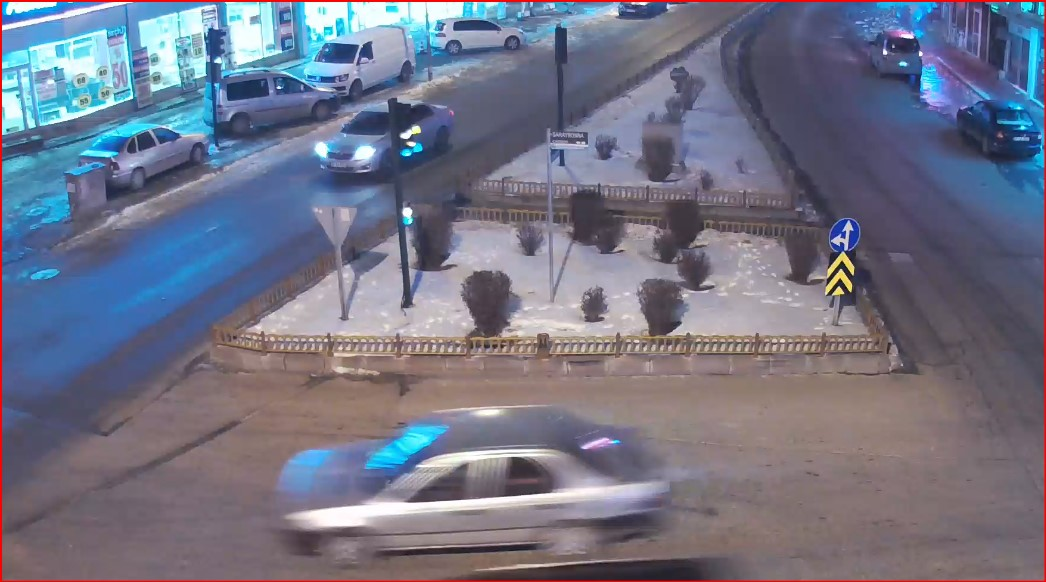
#> input picture Keskinlestirme.jpg, 1046 x 582 px
$ python DonusumTranslate.py --image Keskinlestirme.jpg
#> lines starting #> are read from the running program, lines starting #| are printed output that depends on the picture
import numpy as np
import imutils
import cv2
import argparse

ap = argparse.ArgumentParser()
ap.add_argument("-i", "--image", required = True, help = "image yolu")
args = vars(ap.parse_args())

res = cv2.imread(args["image"])
#> res is the input picture: shape (582, 1046, 3); mean B, G, R 133.6, 115.6, 113.5
cv2.imshow("Orijinal Resim", res)

def Otele(res,tx,ty):
#> called with tx = 100, ty = -50
    M = np.float32([[1,0,tx],[0,1,ty]])
    otele = cv2.warpAffine(res,M,(res.shape[1],res.shape[0]))
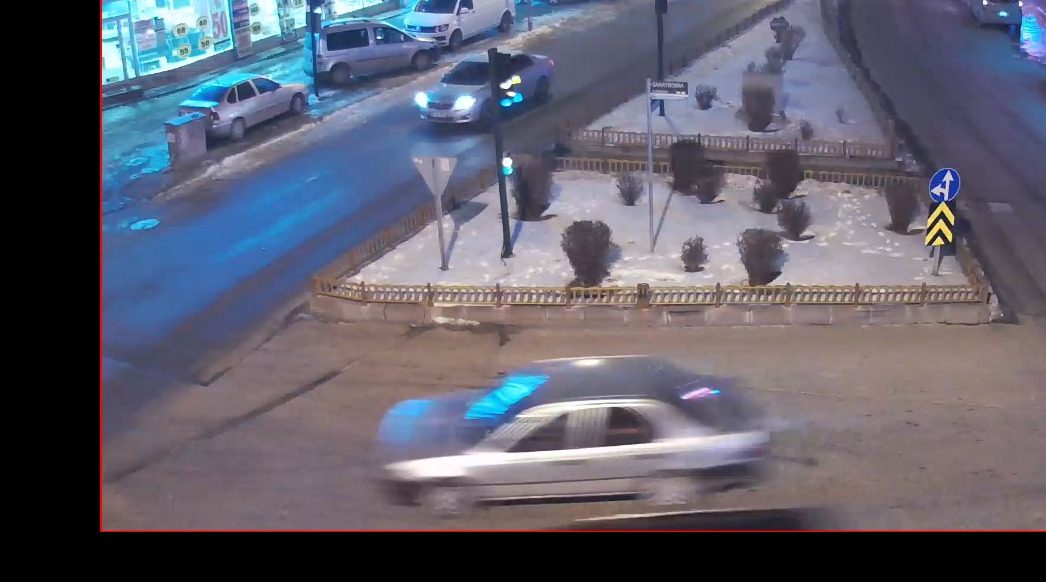
#> otele: shape (582, 1046, 3); mean B, G, R 108.7, 95.1, 95.2
    cv2.imshow("Translate Islemi", otele)

Otele(res,100,-50)

def Donme(res,aci):
#> called with aci = -145
    (h,w)=res.shape[:2]
#> h = 582; w = 1046
    merkez= (w//2,h//2)
#> merkez = (523, 291)
    M = cv2.getRotationMatrix2D(merkez, aci, 1.0)
    donme =cv2.warpAffine(res,M,(w,h))
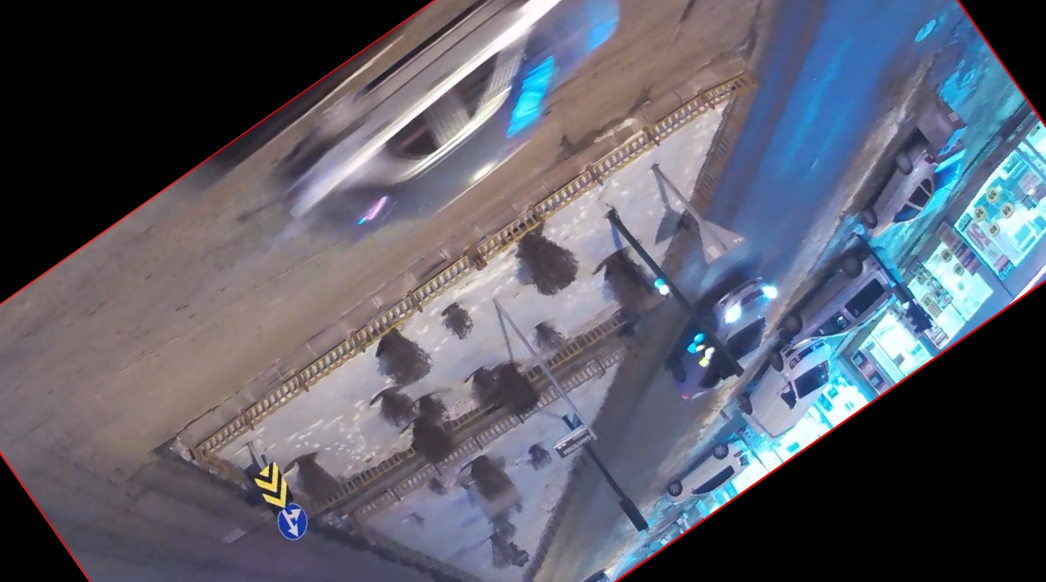
#> donme: shape (582, 1046, 3); mean B, G, R 105.1, 92.8, 91
    cv2.imshow("Donme Islemi", donme)

Donme(res,-145)


def YenidenBoyutlandir(res):
    r = 150.0 / res.shape[1]
#> r = 0.143
    boy = (150, int( res.shape[0] * r ))
#> boy = (150, 83)
    yeniBoy= cv2.resize(res, boy, interpolation=cv2.INTER_AREA)
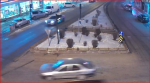
#> yeniBoy: shape (83, 150, 3); mean B, G, R 133.7, 115.6, 113.5
    cv2.imshow("Yeniden Boyutlandirma", yeniBoy)

YenidenBoyutlandir(res)

aynala= cv2.flip(res,1)
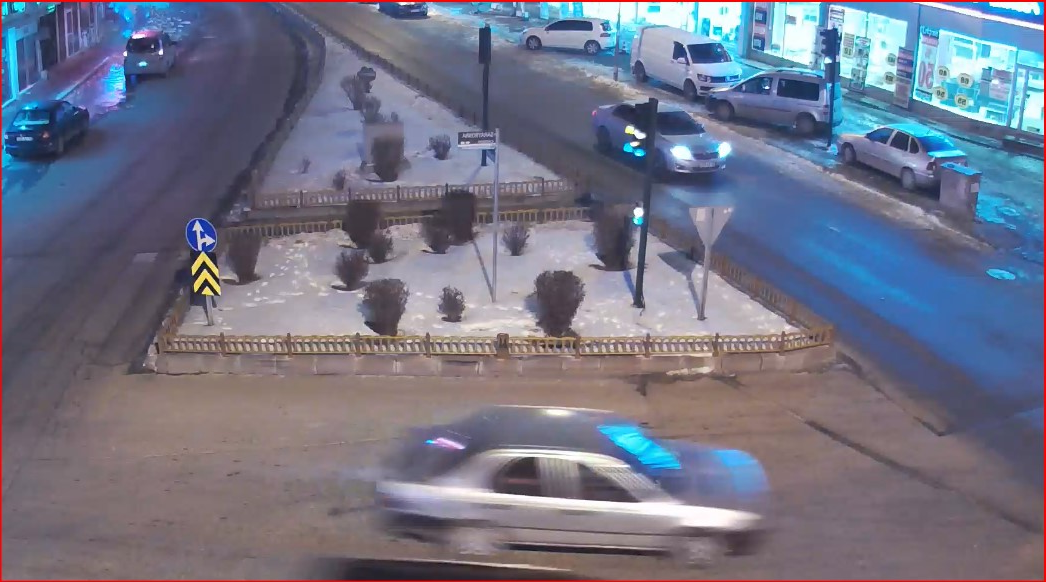
#> aynala: shape (582, 1046, 3); mean B, G, R 133.6, 115.6, 113.5
cv2.imshow("Yatay Aynala", aynala)

cv2.waitKey(0)

$ run again, on obama.jpg
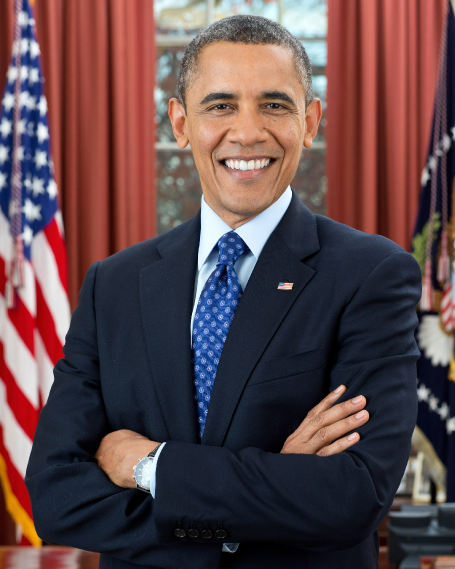
#> input picture obama.jpg, 910 x 1137 px (shown at 1/2 size)
#> res is the input picture: shape (1137, 910, 3); mean B, G, R 74.6, 71.7, 95
#> in Donme, `donme =cv2.warpAffine(res,M,(w,h))`:
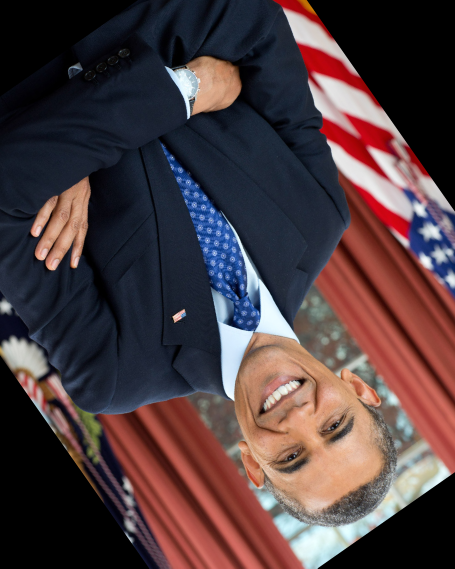
#> donme: shape (1137, 910, 3) (shown at 1/2 size); mean B, G, R 62.7, 59.9, 77.4
#> `aynala= cv2.flip(res,1)`:
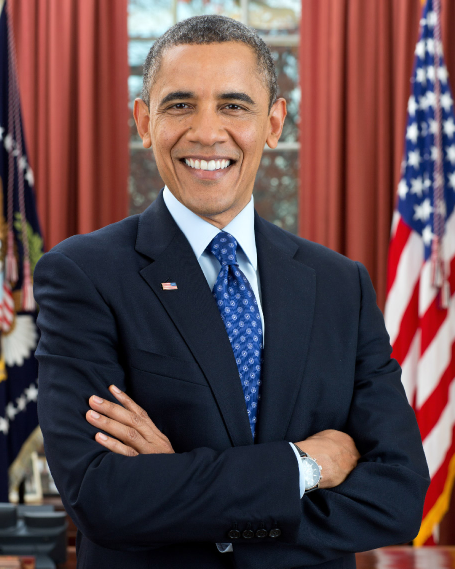
#> aynala: shape (1137, 910, 3) (shown at 1/2 size); mean B, G, R 74.6, 71.7, 95
